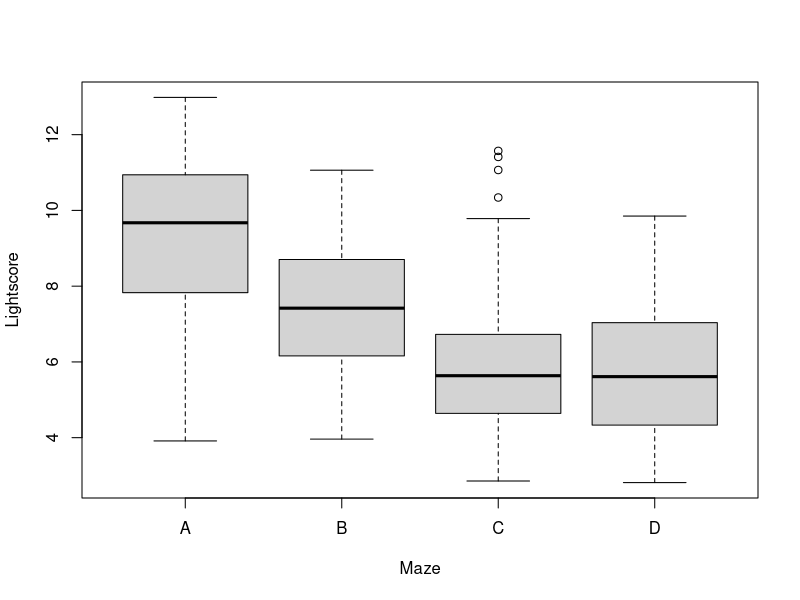
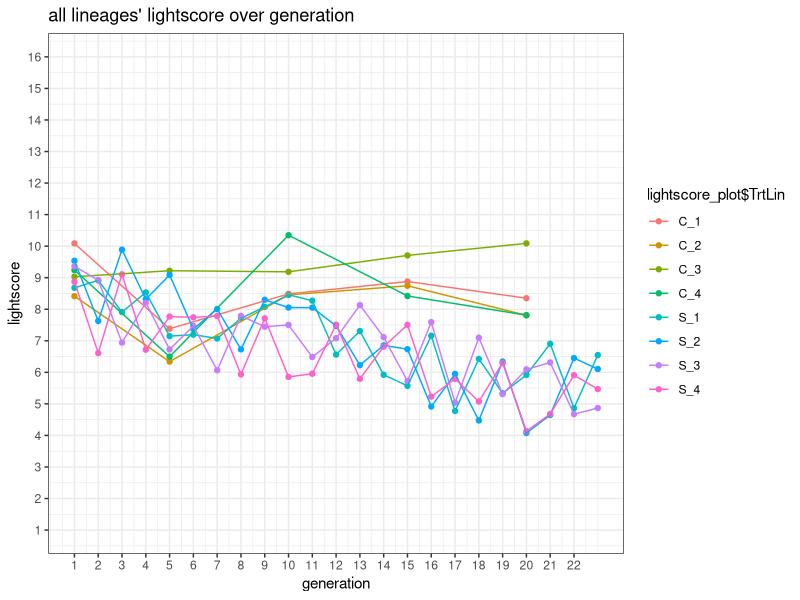
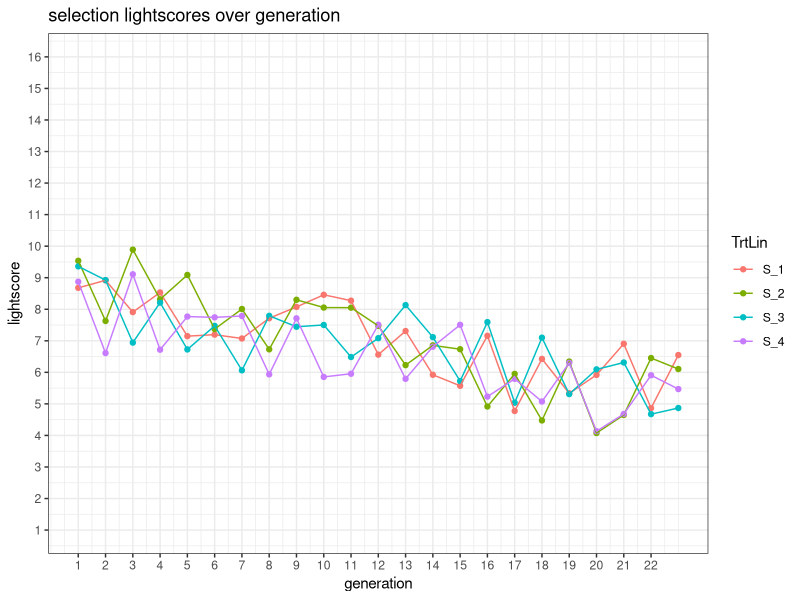
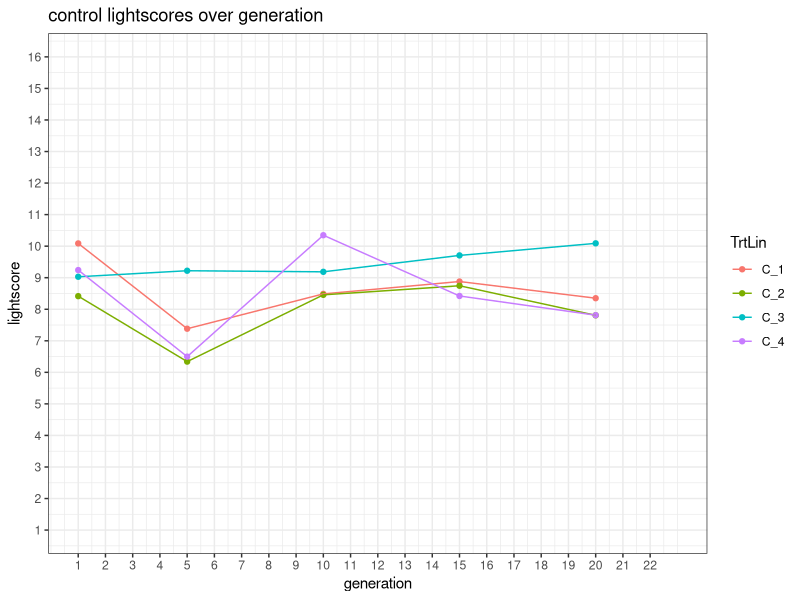
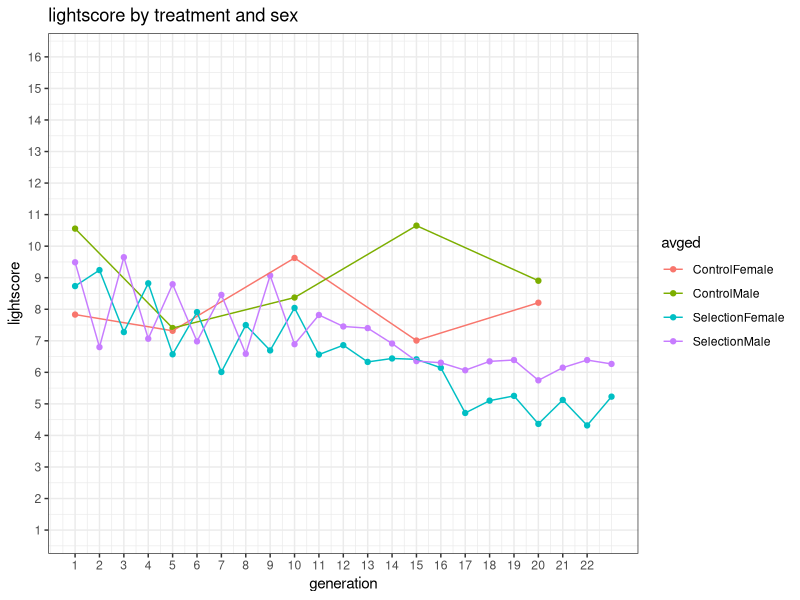

These figures' R source, in order:
#input some piece of data into R and do a substantiative calculation

#this script reads a spreadsheet and does a calculation

#read in the spreadsheet, load necessary pkgs----

library(readxl)
library(tidyverse)
library(ggplot2)
library(lmerTest)
mydata <- read_excel("AS_ALANR_jan9.xlsx")


#boxplot of Lightscore by Maze
boxplot(Lightscore~Maze, data = mydata) #we see higher scores from Maze A, so investigate

#convert Maze to a categorical factor with levels A B C D
mydata$Maze <- as.factor(mydata$Maze)
levels(mydata$Maze)

#does Maze A produce a lightscore that is significantly different from the other mazes
mazeCon <- c(-3, 1, 1, 1)
contrasts(mydata$Maze) <- cbind(mazeCon)

## BMB: what are the aov() and lmer() telling you  differently?

#do an anova
aov.mazeAvsBCD <- aov(Lightscore~Treatment*Generation*Sex*Maze, data = mydata)
summary(aov.mazeAvsBCD, split=list(Maze=list(mazeCon=1,other=2)))

#some setup for plotting later on----
#the last value in the generation column is the # of generations
generations_total <- (tail(na.omit(mydata$Generation, n = 1)))[1]

#lineage should be nested within treatment
mydata$TrtLin <- factor(paste(mydata$Treatment, mydata$Lineage, sep = "_"))

#run a new model with fixed and random factors----
newmodel <- lmer(Lightscore ~ Generation + Sex + (1|Treatment) + (1|TrtLin), data = mydata)
newmodel
## BMB: as long as we're here
##  * treatment should be almost certainly be a fixed effect
##  * you can code lineage-within-treatment as (1|Treatment:Lineage)
##  * you should probably be fitting a random-slopes model
##    

bbmodel <- lmer(Lightscore ~ Generation + Sex + Treatment +
                  (Generation|Treatment:Lineage), data = mydata)
## BMB: convergence warning, etc.


#create small dataframe for plotting lightscore means----
lightscore_plot <- mydata %>%
  group_by(Generation, TrtLin, Treatment) %>%
  summarise(meanScore = mean(Lightscore, na.rm=TRUE))
## BMB can use .by=

## BMB could do this by (1) converting "S" to "Selection", "C"
## to "Control", etc., then paste0(), or (2) setting up a translation
## table (or use interaction() + recoding)

#create a different, larger dataframe----
sum_sex <- mydata%>%
  mutate(
    avged = case_when(
      Treatment %in% c("S") & Sex %in% c("F") ~ "SelectionFemale",
      Treatment %in% c("S") & Sex %in% c("M") ~ "SelectionMale",
      Treatment %in% c("C") & Sex %in% c("F") ~ "ControlFemale",
      Treatment %in% c("C") & Sex %in% c("M") ~ "ControlMale",
    )
  ) %>%
  group_by(avged, Generation, Sex) %>%
  summarise(
    across(c(Lightscore, prop_out),
           list(
             mean = ~ mean(.x, na.rm = TRUE),
             se   = ~ sd(.x, na.rm = TRUE) / sqrt(sum(!is.na(.x))),
             var  = ~ var(.x, na.rm = TRUE)
           ),
           .names = "{.col}_{.fn}"
    ),
    .groups = "drop")

## BMB: see .funs argument of across() - thanks

#4 plots----
ggplot(lightscore_plot, aes(x=lightscore_plot$Generation, y=lightscore_plot$meanScore, colour=lightscore_plot$TrtLin, group=lightscore_plot$TrtLin)) +
  geom_point()+
  geom_line()+
  scale_x_continuous(limits = c(1, generations_total), breaks = 1:22)+
  scale_y_continuous(limits = c(1, 16), breaks = 1:16)+
  labs(title="all lineages' lightscore over generation", y="lightscore",
       x="generation")+
  theme_bw()

ggplot(lightscore_plot %>% filter(TrtLin %in% c('S_1', 'S_2', 'S_3', 'S_4')),
       aes(x=Generation, y=meanScore, colour=TrtLin,group=TrtLin)) +
  geom_point()+
  geom_line()+
  scale_x_continuous(limits = c(1, generations_total), breaks = 1:22)+
  scale_y_continuous(limits = c(1, 16), breaks = 1:16)+
  labs(title="selection lightscores over generation", y="lightscore",
       x="generation")+
  theme_bw()

ggplot(lightscore_plot %>% filter(TrtLin %in% c('C_1', 'C_2', 'C_3', 'C_4')),
       aes(x=Generation, y=meanScore, colour=TrtLin, group=TrtLin)) +
  geom_point()+
  geom_line()+
  scale_x_continuous(limits = c(1, generations_total), breaks = 1:22)+
  scale_y_continuous(limits = c(1, 16), breaks = 1:16)+
  labs(title="control lightscores over generation", y="lightscore",
       x="generation")+
  theme_bw()

ggplot(sum_sex, aes(x=Generation, y=Lightscore_mean, colour=avged,group=avged)) +
  geom_point()+
  geom_line()+
  scale_x_continuous(limits = c(1, generations_total), breaks = 1:22)+
  scale_y_continuous(limits = c(1, 16), breaks = 1:16)+
  labs(title="lightscore by treatment and sex", y="lightscore",
       x="generation")+
  theme_bw()

## BMB: good, but you can repeat less code (shared info among ggplots)
## mark: 2
#end----
